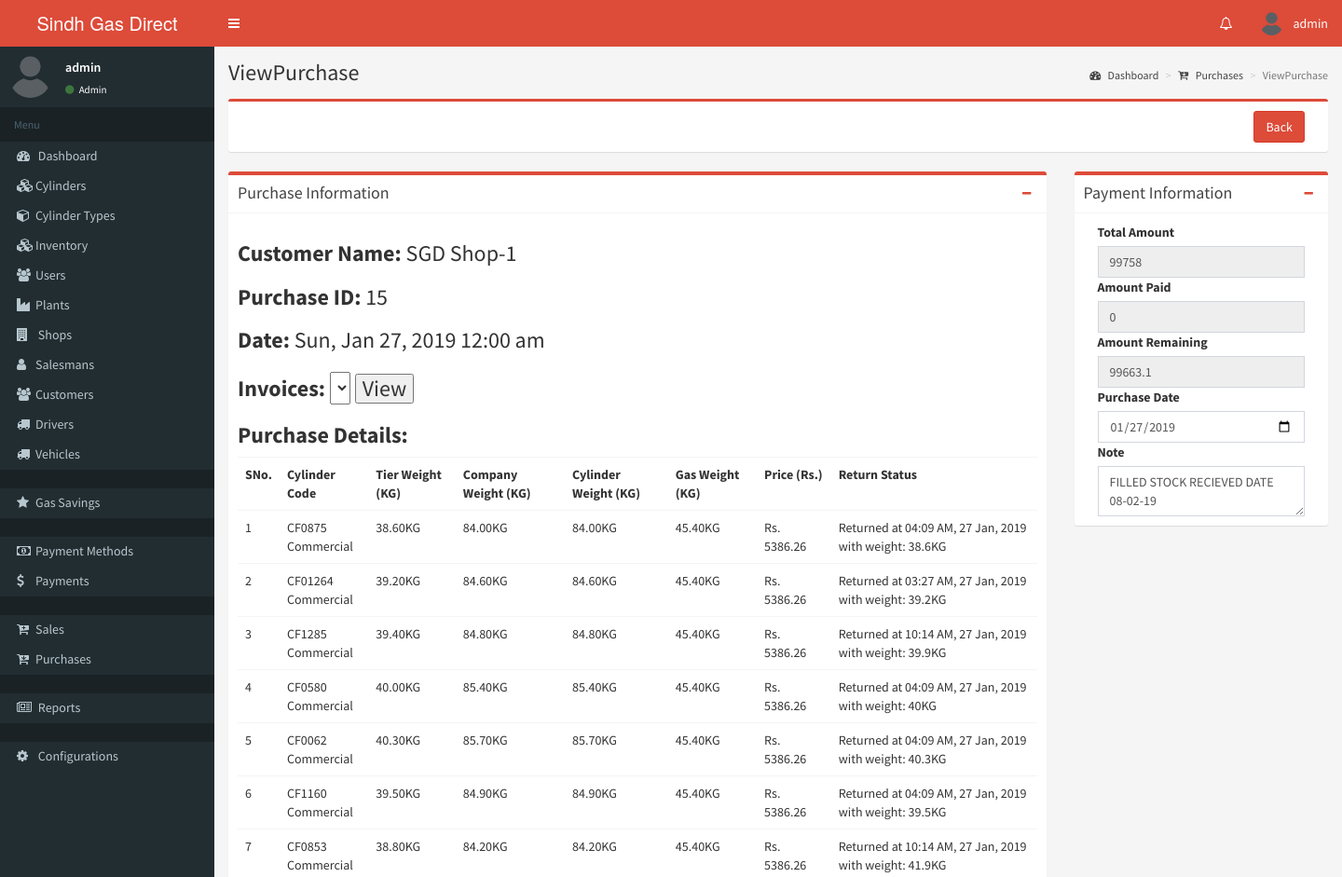
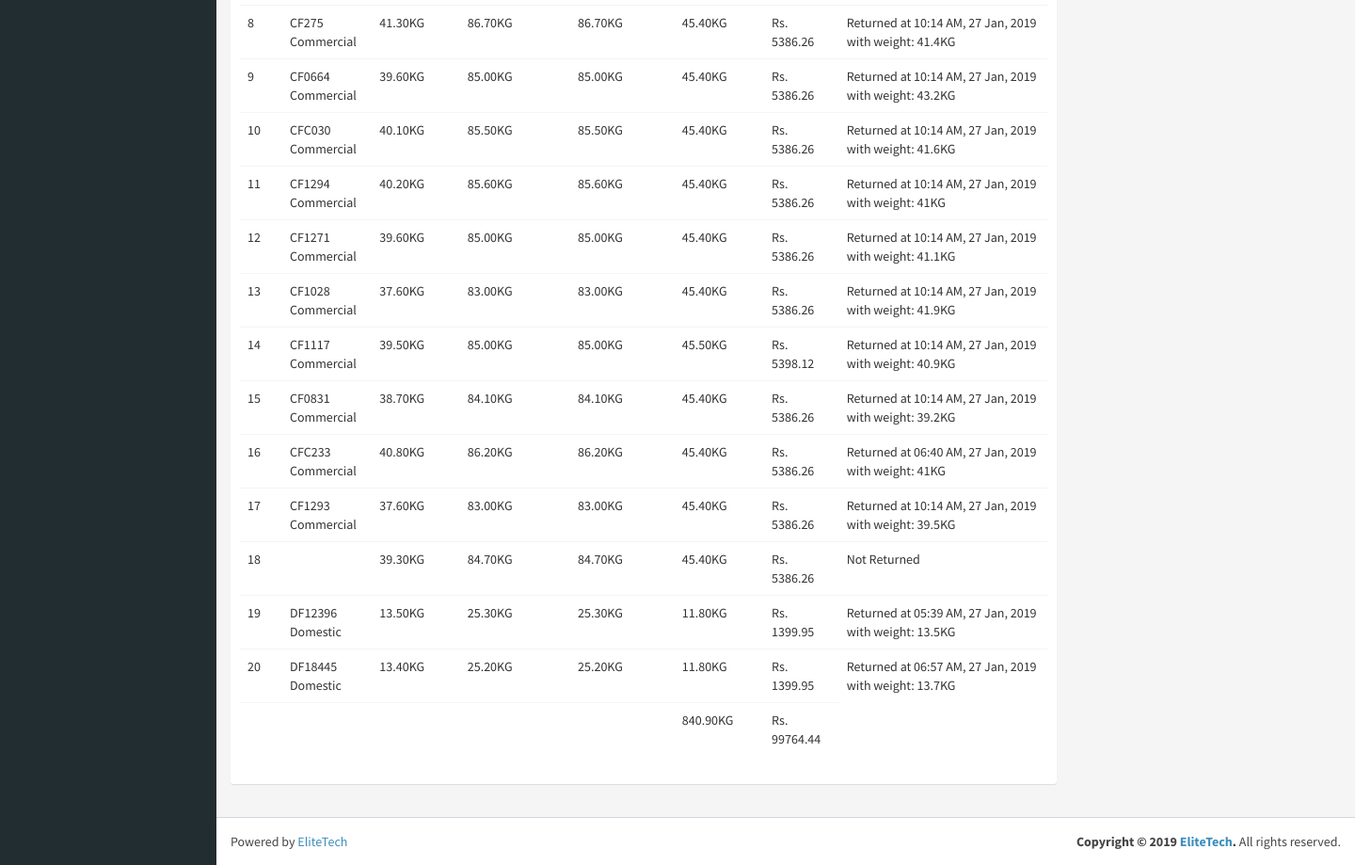
Page /viewpurchase.php?ID=15 (signed in) on the committed database (2 pictures, top to bottom).
### tables this page shows
CREATE TABLE `roles` (
  `ID` int(11) NOT NULL AUTO_INCREMENT,
  `Name` text NOT NULL,
  `Description` text NOT NULL,
  `PerformedBy` int(11) NOT NULL,
  `DateAdded` datetime NOT NULL,
  `DateModified` datetime NOT NULL,
  PRIMARY KEY (`ID`)
);

CREATE TABLE `purchases` (
  `ID` int(11) NOT NULL AUTO_INCREMENT,
  `ShopID` int(11) NOT NULL,
  `GasRate` float NOT NULL,
  `Total` float NOT NULL,
  `Paid` float NOT NULL,
  `Balance` float NOT NULL,
  `Unpaid` float NOT NULL,
  `RefNum` text NOT NULL,
  `Note` text NOT NULL,
  `PerformedBy` int(11) NOT NULL,
  `DateAdded` datetime NOT NULL,
  `DateModified` datetime NOT NULL,
  PRIMARY KEY (`ID`)
);

CREATE TABLE `users` (
  `ID` int(11) NOT NULL AUTO_INCREMENT,
  `Username` text NOT NULL,
  `Password` text NOT NULL,
  `RoleID` int(11) NOT NULL,
  `Image` text NOT NULL,
  `Name` text NOT NULL,
  `Number` text NOT NULL,
  `Email` text NOT NULL,
  `Address` text NOT NULL,
  `Commercial` int(11) NOT NULL,
  `Balance` float NOT NULL,
  `Credit` float NOT NULL,
  `ShopID` int(11) NOT NULL,
  `PlantID` int(11) NOT NULL,
  `CreditLimit` float NOT NULL,
  `SendSMS` int(11) NOT NULL,
  `Remarks` text NOT NULL,
  `SecurityDeposite` float NOT NULL,
  `Status` int(11) NOT NULL,
  `PerformedBy` int(11) NOT NULL,
  `LastLogin` datetime NOT NULL,
  `LastActivity` datetime NOT NULL,
  `DateModified` datetime NOT NULL,
  `DateAdded` datetime NOT NULL,
  PRIMARY KEY (`ID`)
);

CREATE TABLE `purchase_details` (
  `ID` int(11) NOT NULL AUTO_INCREMENT,
  `PurchaseID` int(11) NOT NULL,
  `CylinderID` int(11) NOT NULL,
  `TierWeight` float NOT NULL,
  `CompanyTotalWeight` float NOT NULL,
  `TotalWeight` float NOT NULL,
  `Price` float NOT NULL,
  `RetailPrice` float NOT NULL,
  `GasRate` float NOT NULL,
  `ReturnStatus` int(11) NOT NULL,
  `ReturnWeight` float NOT NULL,
  `ReturnDate` datetime NOT NULL,
  `PerformedBy` int(11) NOT NULL,
  `DateAdded` datetime NOT NULL,
  `DateModified` datetime NOT NULL,
  PRIMARY KEY (`ID`)
);

CREATE TABLE `cylinders` (
  `ID` int(10) unsigned NOT NULL AUTO_INCREMENT,
  `BarCode` text NOT NULL,
  `Description` text NOT NULL,
  `ShortDescription` text NOT NULL,
  `TierWeight` float NOT NULL,
  `CylinderType` int(11) NOT NULL,
  `ManufacturingDate` date NOT NULL,
  `ExpiryDate` date NOT NULL,
  `PlantID` int(11) NOT NULL,
  `Status` int(11) NOT NULL,
  `PerformedBy` int(11) NOT NULL,
  `DateAdded` datetime NOT NULL,
  `DateModified` datetime NOT NULL,
  PRIMARY KEY (`ID`)
);

CREATE TABLE `cylindertypes` (
  `ID` int(11) NOT NULL AUTO_INCREMENT,
  `Name` text NOT NULL,
  `Rate` float NOT NULL,
  `Capacity` float NOT NULL,
  `Wastage` float NOT NULL,
  `PerformedBy` int(11) NOT NULL,
  `DateAdded` datetime NOT NULL,
  `DateModified` datetime NOT NULL,
  PRIMARY KEY (`ID`)
);

### viewpurchase.php (the view, shortened to what the rows shown need)
<?php include("common.php"); ?>
<?php include("checkadminlogin.php");
	$ID = $_REQUEST["ID"];
	$query="SELECT s.ID, u.Name, s.ShopID, s.RefNum, s.GasRate, s.Total, s.Paid, s.Unpaid, s.Balance, s.Note, s.DateAdded, s.DateModified FROM purchases s LEFT JOIN users u ON u.ID = s.PerformedBy WHERE s.ID <> 0 AND s.ID = ".(int)$ID;
	$res = mysql_query($query) or die(mysql_error());
	$row = mysql_fetch_array($res);
?>
<!DOCTYPE html>
<html>
  <head>
    <link rel="stylesheet" href="bootstrap/css/bootstrap.min.css">
    <link rel="stylesheet" href="https://maxcdn.bootstrapcdn.com/font-awesome/4.4.0/css/font-awesome.min.css">
    <link rel="stylesheet" href="https://code.ionicframework.com/ionicons/2.0.1/css/ionicons.min.css">
    <link rel="stylesheet" href="plugins/datatables/dataTables.bootstrap.css">
    <link rel="stylesheet" href="dist/css/AdminLTE.min.css">
    <link rel="stylesheet" href="plugins/bootstrap-wysihtml5/bootstrap3-wysihtml5.min.css">
    <link rel="stylesheet" href="plugins/select2/select2.min.css">
    <link rel="stylesheet" href="dist/css/skins/skin-blue.min.css">
  </head>
  <body class="hold-transition skin-blue sidebar-mini">
    <div class="wrapper">
      <?php include("leftsidebar.php"); ?>
      <div class="content-wrapper">
        <section class="content-header">
          <h1>
            ViewPurchase
          </h1>
        </section>
        <section class="content">
          <div class="row">
            <div class="col-md-9">
              <div class="box">
                <div class="box-body">
					<h3><b>Customer Name: </b><?php echo $row["Name"]; ?></h3>
					<h3><b>Purchase ID: </b><?php echo $ID; ?></h3>
					<h3><b>Date: </b><?php echo date('D, M d, Y h:i a', strtotime($row["DateAdded"])); ?></h3>
					<h3><b>Invoices: </b>
                        <select id="invoiceid<?php echo $row["ID"]; ?>">
                        </select>
						<input type="button" value="View" style="align:right" onClick="read(<?php echo $row["ID"]; ?>)"/>
					</h3>
					<h3><b>Purchase Details:</b></h3>
					<div class="table-responsive">
						<table class="table">
							<tr>
								<th>SNo.</th>
								<th>Cylinder Code</th>
								<th>Tier Weight (KG)</th>
								<th>Company Weight (KG)</th>
								<th>Cylinder Weight (KG)</th>
								<th>Gas Weight (KG)</th>
								<th>Price (Rs.)</th>
								<th>Return Status</th>
							</tr>
<?php
$query="SELECT pd.ID, c.BarCode, ct.Name AS CylinderType, pd.CylinderID, pd.TierWeight, pd.CompanyTotalWeight, pd.TotalWeight, pd.Price, pd.ReturnStatus, pd.ReturnWeight, pd.ReturnDate, pd.GasRate, DATE_FORMAT(pd.DateAdded, '%D %b %Y %r') AS DateAdded FROM purchase_details pd LEFT JOIN cylinders c ON c.ID = pd.CylinderID LEFT JOIN cylindertypes ct ON c.CylinderType = ct.ID WHERE pd.PurchaseID=".(int)$ID;
$resource=mysql_query($query) or die(mysql_error());
$cou2 = 0;
while($data = mysql_fetch_array($resource)){
	$cou2++;
?>
							<tr <?php echo $data["CompanyTotalWeight"] == $data["TotalWeight"] ? '' : 'class="bg bg-yellow"'; ?>>
								<td><?php echo $cou2; ?></td>
								<td><?php echo $data["BarCode"]; ?><br/><?php echo $data["CylinderType"] ?></td>
								<td><?php echo financials($data["TierWeight"]); ?>KG</td>
								<td><?php echo financials($data["CompanyTotalWeight"]); ?>KG</td>
								<td><?php echo financials($data["TotalWeight"]); ?>KG</td>
								<td><?php echo financials($data["TotalWeight"] - $data["TierWeight"]); ?>KG</td>
								<td>Rs. <?php echo financials($data["Price"]); ?></td>
								<td><?php echo $__RETURNSTATUS[$data["ReturnStatus"]].($data["ReturnStatus"] > 0 ? ' at '.date('H:i A, d M, Y', strtotime($data["ReturnDate"])).' with weight: '.$data["ReturnWeight"].'KG' : ''); ?></td>
							</tr>
<?php
}
?>
						</table>
					</div>
                </div>
              </div>
              </div>
              <div class="col-md-3">
			  <div class="box">
                <div class="box-body">
                    <div class="form-group">
						<div class="col-md-12">
							<input type="number" class="form-control" placeholder="Enter the Total Amount" readonly="" name="TotalAmount" value="<?php echo $row["Total"]; ?>" id="TotalAmount">
						</div>
					</div>
                    <div class="form-group">
						<div class="col-md-12">
							<input type="number" class="form-control" placeholder="Enter the Amount Paid" value="<?php echo $row["Paid"]; ?>" name="Paid" readonly="">
						</div>
					</div>
                    <div class="form-group">
						<div class="col-md-12">
							<input type="number" class="form-control" placeholder="Enter the Amount Unpaid" value="<?php echo $row["Unpaid"]; ?>" name="Unpaid" readonly="">
						</div>
					</div>
                    <div class="form-group">
						<div class="col-md-12">
                            <input type="date" step="any" class="form-control" placeholder="Enter the Date" value="<?php echo date('Y-m-d', strtotime($row["DateAdded"])); ?>" name="DateAdded" />
						</div>
					</div>
                  </div>
                </div>
              </div>
              </div>
            </div>
          </div>
</body>
</html>

### leftsidebar.php (shortened to what the rows shown need)
<aside class="main-sidebar">
    <section class="sidebar">
        <div class="user-panel">
            <div class="pull-left info">
                <p><?php echo $_SESSION["Username"]; ?></p>
                <a href="#"><i class="fa fa-circle text-success"></i> <?php echo getValue('roles', 'Name', 'ID', $_SESSION["RoleID"]); ?></a>
            </div>
        </div>
    </section>
</aside>

### rows in the picture
roles: Name "Admin"
purchases: users.Name "SGD Shop-1", DateAdded "Sun, Jan 27, 2019 12:00 am", TotalAmount "99758", Paid "0", Unpaid "99663.1", DateAdded "01/27/2019"
purchase_details: CylinderID.BarCode "CF0875", cylindertypes.Name "Commercial", TierWeight "38.60", CompanyTotalWeight "84.00", TotalWeight "84.00", financials($data["TotalWeight"] - $data["TierWeight"]) "45.40", Price "5386.26", ReturnStatus "Returned", ReturnDate "04:09 AM, 27 Jan, 2019", ReturnWeight "38.6"
purchase_details: CylinderID.BarCode "CF01264", cylindertypes.Name "Commercial", TierWeight "39.20", CompanyTotalWeight "84.60", TotalWeight "84.60", financials($data["TotalWeight"] - $data["TierWeight"]) "45.40", Price "5386.26", ReturnStatus "Returned", ReturnDate "03:27 AM, 27 Jan, 2019", ReturnWeight "39.2"
purchase_details: CylinderID.BarCode "CF1285", cylindertypes.Name "Commercial", TierWeight "39.40", CompanyTotalWeight "84.80", TotalWeight "84.80", financials($data["TotalWeight"] - $data["TierWeight"]) "45.40", Price "5386.26", ReturnStatus "Returned", ReturnDate "10:14 AM, 27 Jan, 2019", ReturnWeight "39.9"
purchase_details: CylinderID.BarCode "CF0580", cylindertypes.Name "Commercial", TierWeight "40.00", CompanyTotalWeight "85.40", TotalWeight "85.40", financials($data["TotalWeight"] - $data["TierWeight"]) "45.40", Price "5386.26", ReturnStatus "Returned", ReturnDate "04:09 AM, 27 Jan, 2019", ReturnWeight "40"
purchase_details: CylinderID.BarCode "CF0062", cylindertypes.Name "Commercial", TierWeight "40.30", CompanyTotalWeight "85.70", TotalWeight "85.70", financials($data["TotalWeight"] - $data["TierWeight"]) "45.40", Price "5386.26", ReturnStatus "Returned", ReturnDate "04:09 AM, 27 Jan, 2019", ReturnWeight "40.3"
purchase_details: CylinderID.BarCode "CF1160", cylindertypes.Name "Commercial", TierWeight "39.50", CompanyTotalWeight "84.90", TotalWeight "84.90", financials($data["TotalWeight"] - $data["TierWeight"]) "45.40", Price "5386.26", ReturnStatus "Returned", ReturnDate "04:09 AM, 27 Jan, 2019", ReturnWeight "39.5"
purchase_details: CylinderID.BarCode "CF0853", cylindertypes.Name "Commercial", TierWeight "38.80", CompanyTotalWeight "84.20", TotalWeight "84.20", financials($data["TotalWeight"] - $data["TierWeight"]) "45.40", Price "5386.26", ReturnStatus "Returned", ReturnDate "10:14 AM, 27 Jan, 2019", ReturnWeight "41.9"
purchase_details: CylinderID.BarCode "CF275", cylindertypes.Name "Commercial", TierWeight "41.30", CompanyTotalWeight "86.70", TotalWeight "86.70", financials($data["TotalWeight"] - $data["TierWeight"]) "45.40", Price "5386.26", ReturnStatus "Returned", ReturnDate "10:14 AM, 27 Jan, 2019", ReturnWeight "41.4"
purchase_details: CylinderID.BarCode "CF0664", cylindertypes.Name "Commercial", TierWeight "39.60", CompanyTotalWeight "85.00", TotalWeight "85.00", financials($data["TotalWeight"] - $data["TierWeight"]) "45.40", Price "5386.26", ReturnStatus "Returned", ReturnDate "10:14 AM, 27 Jan, 2019", ReturnWeight "43.2"
purchase_details: CylinderID.BarCode "CFC030", cylindertypes.Name "Commercial", TierWeight "40.10", CompanyTotalWeight "85.50", TotalWeight "85.50", financials($data["TotalWeight"] - $data["TierWeight"]) "45.40", Price "5386.26", ReturnStatus "Returned", ReturnDate "10:14 AM, 27 Jan, 2019", ReturnWeight "41.6"
purchase_details: CylinderID.BarCode "CF1294", cylindertypes.Name "Commercial", TierWeight "40.20", CompanyTotalWeight "85.60", TotalWeight "85.60", financials($data["TotalWeight"] - $data["TierWeight"]) "45.40", Price "5386.26", ReturnStatus "Returned", ReturnDate "10:14 AM, 27 Jan, 2019", ReturnWeight "41"
purchase_details: CylinderID.BarCode "CF1271", cylindertypes.Name "Commercial", TierWeight "39.60", CompanyTotalWeight "85.00", TotalWeight "85.00", financials($data["TotalWeight"] - $data["TierWeight"]) "45.40", Price "5386.26", ReturnStatus "Returned", ReturnDate "10:14 AM, 27 Jan, 2019", ReturnWeight "41.1"
purchase_details: CylinderID.BarCode "CF1028", cylindertypes.Name "Commercial", TierWeight "37.60", CompanyTotalWeight "83.00", TotalWeight "83.00", financials($data["TotalWeight"] - $data["TierWeight"]) "45.40", Price "5386.26", ReturnStatus "Returned", ReturnDate "10:14 AM, 27 Jan, 2019", ReturnWeight "41.9"
purchase_details: CylinderID.BarCode "CF1117", cylindertypes.Name "Commercial", TierWeight "39.50", CompanyTotalWeight "85.00", TotalWeight "85.00", financials($data["TotalWeight"] - $data["TierWeight"]) "45.50", Price "5398.12", ReturnStatus "Returned", ReturnDate "10:14 AM, 27 Jan, 2019", ReturnWeight "40.9"
purchase_details: CylinderID.BarCode "CF0831", cylindertypes.Name "Commercial", TierWeight "38.70", CompanyTotalWeight "84.10", TotalWeight "84.10", financials($data["TotalWeight"] - $data["TierWeight"]) "45.40", Price "5386.26", ReturnStatus "Returned", ReturnDate "10:14 AM, 27 Jan, 2019", ReturnWeight "39.2"
purchase_details: CylinderID.BarCode "CFC233", cylindertypes.Name "Commercial", TierWeight "40.80", CompanyTotalWeight "86.20", TotalWeight "86.20", financials($data["TotalWeight"] - $data["TierWeight"]) "45.40", Price "5386.26", ReturnStatus "Returned", ReturnDate "06:40 AM, 27 Jan, 2019", ReturnWeight "41"
purchase_details: CylinderID.BarCode "CF1293", cylindertypes.Name "Commercial", TierWeight "37.60", CompanyTotalWeight "83.00", TotalWeight "83.00", financials($data["TotalWeight"] - $data["TierWeight"]) "45.40", Price "5386.26", ReturnStatus "Returned", ReturnDate "10:14 AM, 27 Jan, 2019", ReturnWeight "39.5"
purchase_details: TierWeight "39.30", CompanyTotalWeight "84.70", TotalWeight "84.70", financials($data["TotalWeight"] - $data["TierWeight"]) "45.40", Price "5386.26", ReturnStatus "Not Returned"
purchase_details: CylinderID.BarCode "DF12396", cylindertypes.Name "Domestic", TierWeight "13.50", CompanyTotalWeight "25.30", TotalWeight "25.30", financials($data["TotalWeight"] - $data["TierWeight"]) "11.80", Price "1399.95", ReturnStatus "Returned", ReturnDate "05:39 AM, 27 Jan, 2019", ReturnWeight "13.5"
purchase_details: CylinderID.BarCode "DF18445", cylindertypes.Name "Domestic", TierWeight "13.40", CompanyTotalWeight "25.20", TotalWeight "25.20", financials($data["TotalWeight"] - $data["TierWeight"]) "11.80", Price "1399.95", ReturnStatus "Returned", ReturnDate "06:57 AM, 27 Jan, 2019", ReturnWeight "13.7"

### other values in the picture
COMPANY_NAME "Sindh Gas Direct"
$_SESSION["Username"] "admin"
$ID "15"
financials($__totalGasWeight) "840.90"
financials($__totalPrice) "99764.44"
